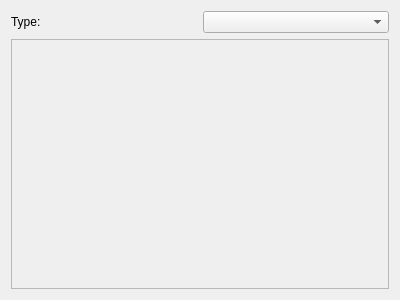
<ui version="4.0" >
 <class>mfWidgetSelector</class>
 <widget class="QWidget" name="mfWidgetSelector" >
  <property name="geometry" >
   <rect>
    <x>0</x>
    <y>0</y>
    <width>400</width>
    <height>300</height>
   </rect>
  </property>
  <property name="windowTitle" >
   <string>Form</string>
  </property>
  <layout class="QGridLayout" name="gridLayout" >
   <item row="0" column="0" >
    <widget class="QLabel" name="labelType" >
     <property name="text" >
      <string>Type:</string>
     </property>
    </widget>
   </item>
   <item row="0" column="1" >
    <widget class="QComboBox" name="comboBoxType" />
   </item>
   <item row="1" column="0" colspan="2" >
    <widget class="QFrame" name="frameBase" >
     <property name="frameShape" >
      <enum>QFrame::StyledPanel</enum>
     </property>
     <property name="frameShadow" >
      <enum>QFrame::Raised</enum>
     </property>
    </widget>
   </item>
  </layout>
 </widget>
 <resources/>
 <connections/>
</ui>
